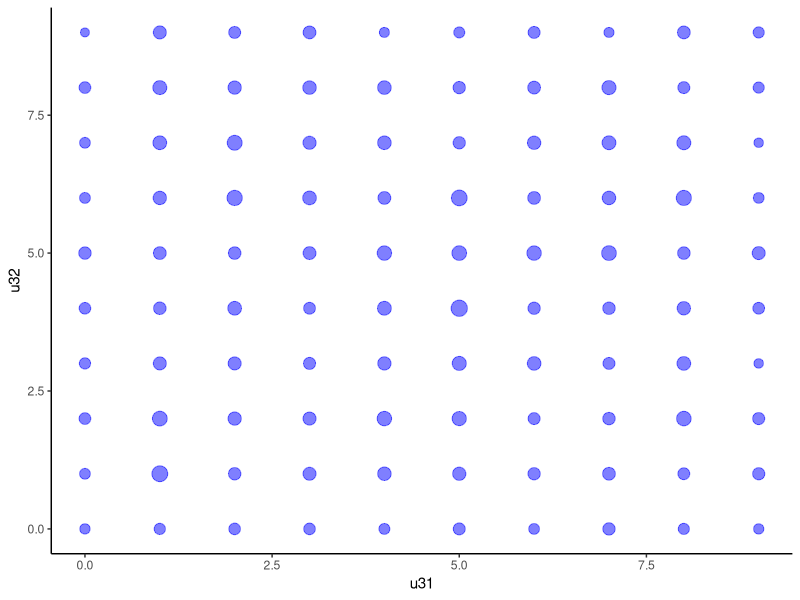
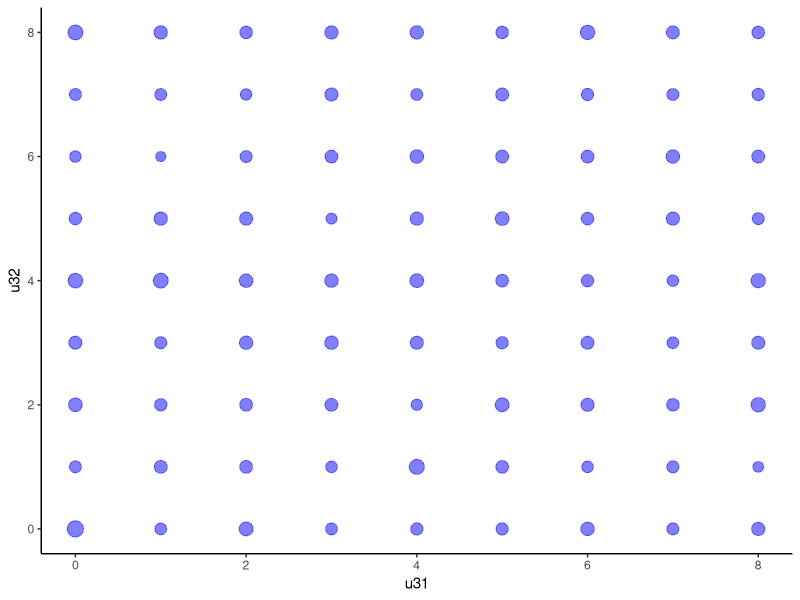

Here is the R script that generated these plots, in order:
## ---- chunk 1
knitr::opts_chunk$set(echo = TRUE)
## ---- chunk 2
library(data.table)
library(dplyr)
library(ggplot2)
## ---- chunk 3
msize<-10
n<-10000
zerodiag<-FALSE
## ---- chunk 4
two_columns<-data.table('u31'=rep(-1,n),'u32'=rep(-1,n))
for (i in 1:n) {
  matr<-matrix(runif(msize**2),nrow=msize)
  matr<-matr+t(matr)
  if(zerodiag) {diag(matr)<-0}
  two_columns[i,1]<-msize-rank(matr[,1])[3]
  two_columns[i,2]<-msize-rank(matr[,2])[3]
}
## ---- chunk 5
two_columns<-two_columns %>% count (u31,u32,name="counter")
scale<-median(two_columns$counter)/4
dots <- ggplot(two_columns,aes(x=u31,y=u32)) + 
  geom_point(size=two_columns$counter/scale,alpha=0.5,col="blue") + 
  theme_classic()
plot(dots)
## ---- chunk 6
tst<-cor.test(two_columns[[1]],two_columns[[2]],method="kendall")
print(tst)
## ---- chunk 7
zerodiag<-TRUE
two_columns<-data.table('u31'=rep(-1,n),'u32'=rep(-1,n))
for (i in 1:n) {
  matr<-matrix(runif(msize**2),nrow=msize)
  matr<-matr+t(matr)
  if(zerodiag) {diag(matr)<-0}
  two_columns[i,1]<-msize-rank(matr[,1])[3]
  two_columns[i,2]<-msize-rank(matr[,2])[3]
}
## ---- chunk 8
two_columns<-two_columns %>% count (u31,u32,name="counter")
scale<-median(two_columns$counter)/4
dots <- ggplot(two_columns,aes(x=u31,y=u32)) + 
  geom_point(size=two_columns$counter/scale,alpha=0.5,col="blue") + 
  theme_classic()
plot(dots)
## ---- chunk 9
tst<-cor.test(two_columns[[1]],two_columns[[2]],method="kendall")
print(tst)
